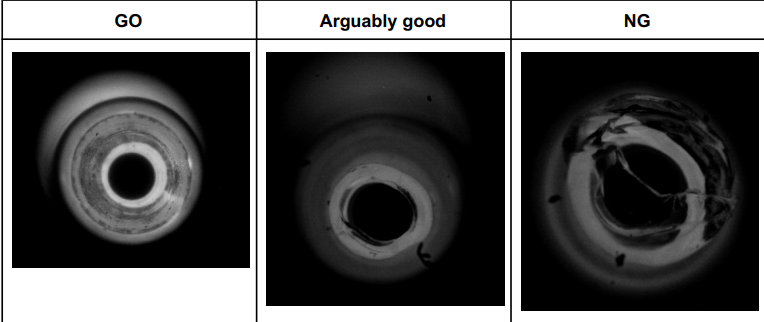
#> input picture Tip.png, 764 x 322 px
$ python main.py --path . --img_path Tip.png
#> lines starting #> are read from the running program, lines starting #| are printed output that depends on the picture; after the words box and inside, x2 and y2 are one past the last pixel; in counts of white or black regions, pixels touching at a corner belong together
import cv2
import numpy as np
import os
import shutil
from sklearn.metrics.pairwise import cosine_similarity
from tensorflow.keras.applications.resnet50 import ResNet50, preprocess_input
from tensorflow.keras.preprocessing import image
import argparse

def parse_args():
    # Create an argument parser
    parser = argparse.ArgumentParser()

    # Add arguments for the script
    parser.add_argument("--path", type=str, default="", help='folder path')
    parser.add_argument("--img_path", type=str, default="", help="image_path [jpg,jpeg,png]")
    parser.add_argument("--outdir", type=str, default="result", help="save results to /folder")

    # Parse known args
    args= parser.parse_args()
    return args

def make_outdir(args):
    # Create output directories if they don't exist
    if not os.path.exists(args.outdir):
        os.mkdir(args.outdir)
    if not os.path.exists(args.outdir + "/GO"):
        os.mkdir(args.outdir + "/GO")
    if not os.path.exists(args.outdir + "/NG"):
        os.mkdir(args.outdir + "/NG")

def crop_img(path):
    # Function to crop the image based on its contours
#> called with path = './Tip.png'
    img = cv2.imread(path)
#> img is the input picture: shape (322, 764, 3); mean B, G, R 88.7, 88.7, 88.7
    if img.mean() < 5:
        new_img = img * 2
    else:
        new_img = img

    blur = cv2.GaussianBlur(new_img, (7, 7), 1)
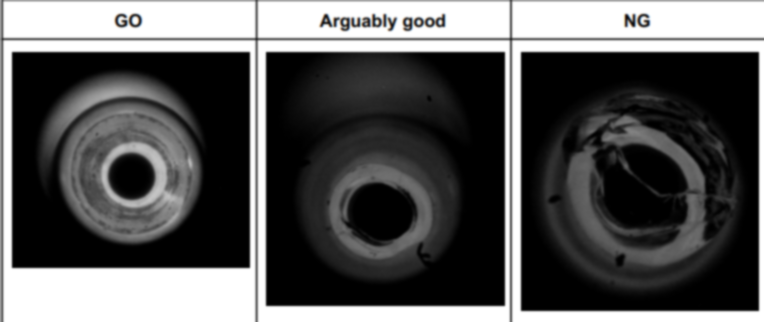
#> blur: shape (322, 764, 3); mean B, G, R 88.8, 88.8, 88.8
    canny = cv2.Canny(blur, 100, 300)
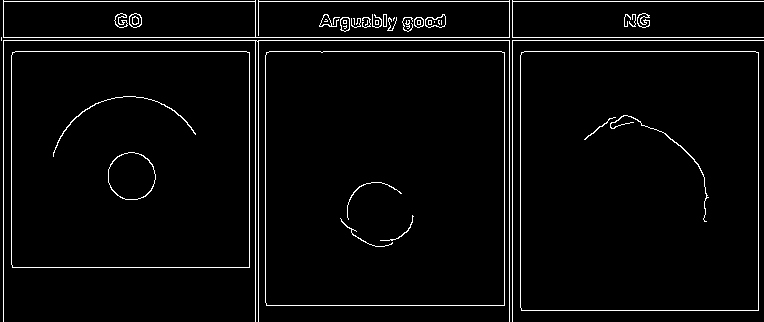
#> canny: shape (322, 764); 3.5% white in thin lines or dots
    kernel = np.ones((40, 40), np.uint8)
    dilated = cv2.dilate(canny, kernel, iterations=6)
#> dilated: shape (322, 764); every value is 255
    cnt, hierarchy = cv2.findContours(dilated.copy(), cv2.RETR_EXTERNAL, cv2.CHAIN_APPROX_NONE)
#> cnt = 1 contour; box (x1, y1, x2, y2) and area: (0, 0, 764, 322) 244923

    if len(cnt) > 0:
        x, y, w, h = cv2.boundingRect(cnt[0])
#> x = 0; y = 0; w = 764; h = 322
        img = img[y:y+h, x:x+w]
    cv2.imwrite("cropped.png", img)

def image_embedding(img_path):
    # Function to generate image embedding using ResNet50
    img = image.load_img(img_path, target_size=(224, 224))
    x = image.img_to_array(img)
    x = np.expand_dims(x, axis=0)
    x = preprocess_input(x)
    model = ResNet50(include_top=False, weights='imagenet', pooling='avg')
    pred = model.predict(x)
    return pred

def GO_similiarity_score(img_path):
    # Function to calculate similarity score with GO (Good Quality) embeddings
    GO = np.load("GO.npy")
    emebdding = image_embedding(img_path)
    similiarity = cosine_similarity(GO, emebdding)
    return similiarity

def NG_similiarity_score(img_path):
    # Function to calculate similarity score with NG (Not Good Quality) embeddings
    NG = np.load("NG.npy")
    emebdding = image_embedding(img_path)
    similiarity = cosine_similarity(NG, emebdding)
    return similiarity

def quality_decision(img_path, GO_thres=0.839, NG_thres=0.76):
    # Function to decide image quality based on similarity scores
    crop_img(img_path)
    GO_similiarity = GO_similiarity_score("cropped.png")
    NG_similiarity = NG_similiarity_score("cropped.png")
    os.remove("cropped.png")

    if GO_similiarity >= GO_thres and NG_similiarity >= NG_thres:
        quality = "GO"
    elif GO_similiarity >= GO_thres:
        quality = "GO"
    elif NG_similiarity >= NG_thres:
        quality = "NG"
    else:
        quality = "None"

    return quality

def run():
    args = parse_args()
    make_outdir(args)

    quality_map = {
        "GO": args.outdir + "/GO",
        "NG": args.outdir + "/NG"
    }

    if args.path != "":
        # Process images from a folder
        try:
            img_path = os.listdir(args.path)
            for img in img_path:
                quality = quality_decision(os.path.join(args.path, img))
                print(img + ": " + quality)
                if quality in quality_map:
                    shutil.copyfile(os.path.join(args.path, img), os.path.join(quality_map[quality], img))
        except Exception as e:
            print(e)

    elif args.img_path != "":
        # Process a single image
        try:
            quality = quality_decision(args.img_path)
            print(args.img_path + ": " + quality)
            if quality in quality_map:
                shutil.copyfile(args.img_path, os.path.join(quality_map[quality], "result.png"))
        except Exception as e:
            print(e)

    else:
        print("No input images!")

if __name__ == "__main__":
    run()

$ run again, on test_set/4752.png
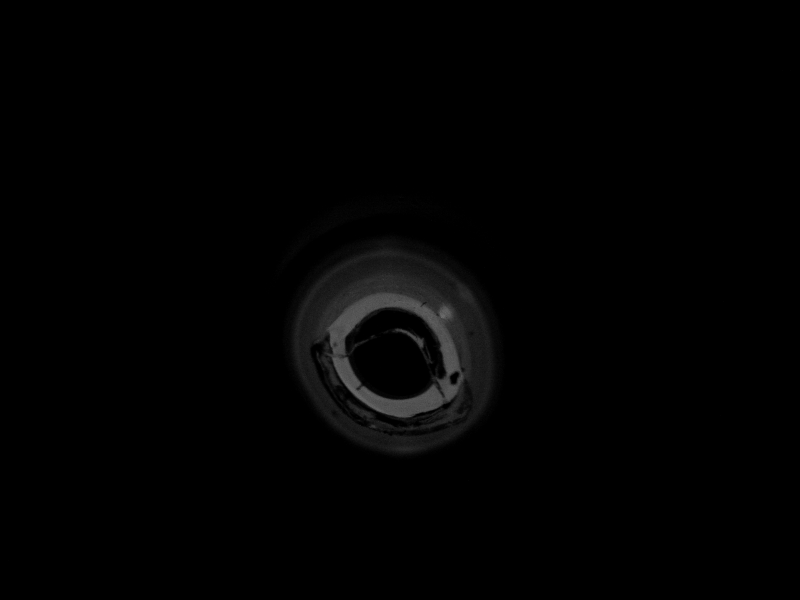
#> input picture test_set/4752.png, 1600 x 1200 px (shown at 1/2 size)
#> in crop_img, img is the input picture: shape (1200, 1600, 3); min 0, max 131, mean 2.2
#> in crop_img, `canny = cv2.Canny(blur, 100, 300)`:
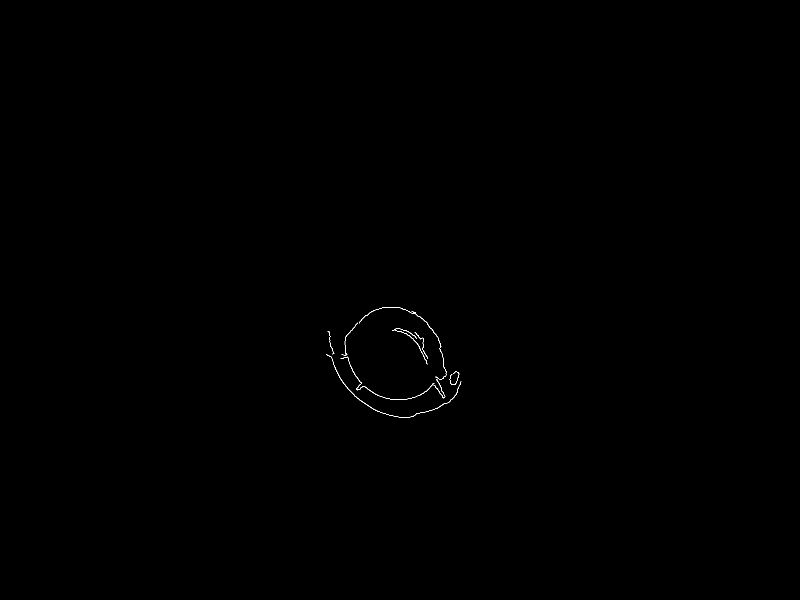
#> canny: shape (1200, 1600) (shown at 1/2 size); 0.09% white in thin lines or dots, all inside (x1, y1, x2, y2) = (653, 614, 923, 836)
#> dilated: shape (1200, 1600); 11% white; 1 white region
#> cnt = 1 contour; box (x1, y1, x2, y2) and area: (539, 500, 1043, 956) 209524
#> x = 539; y = 500; w = 504; h = 456
#> in crop_img, `img = img[y:y+h, x:x+w]`:
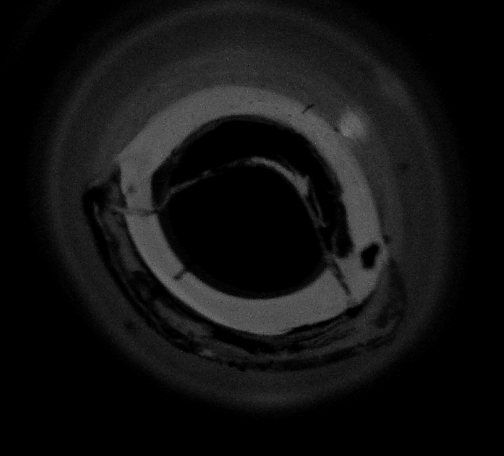
#> img: shape (456, 504, 3); min 0, max 131, mean 18.1
